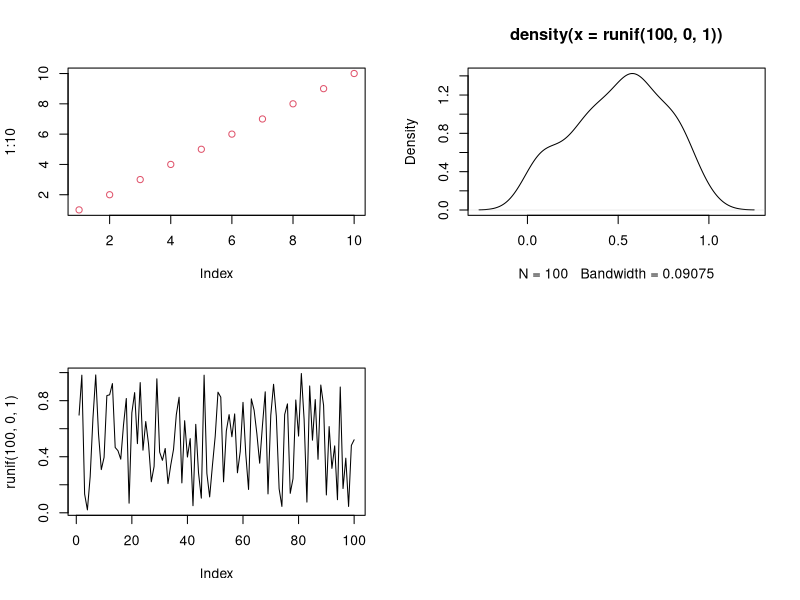

Write R code to recreate this figure.
## ---- chunk 1
par(mfrow=c(2,2))
plot(1:10, col=2)
plot(density(runif(100, 0.0, 1.0)))
plot(runif(100, 0.0, 1.0),type="l")
